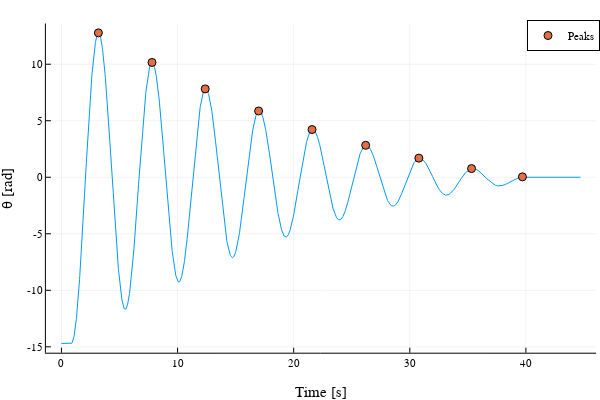

Source (notebook cell):
### Markdown cell above
### Gögn 2, Mæling á θ yfir tíma með málmskífu
Með hápunktum og y-ás hliðraður

### Code cell
data2 = CSV.read("data2.csv", DataFrame)

data2[!,2] = data2[!,2] .- data2[end,2]

plot(data2[!,1], data2[!,2], 
	xlabel = "Time [s]",
	ylabel = "θ [rad]",
	labels = :none)

peaks = findmaxima(data2[!,2])
peaks = peaks[1][peaks[2] .> -10]

scatter!(data2[peaks,1],data2[peaks,2],
		labels = "Peaks")

### Figure 1 — Plotly figure (JSON) as saved in the notebook; plotly's stock layout.template omitted (floating-point values rounded to 4 significant figures; data arrays with more than 128 entries replaced by an {"elided": "..."} marker saying what was removed)
{"data": [{"colorbar": {"title": ""}, "legendgroup": "", "line": {"color": "rgba(0, 154, 250, 1.000)", "dash": "solid", "shape": "linear", "width": 1}, "mode": "lines", "name": "", "showlegend": false, "type": "scatter", "x": {"elided": "2236 float values"}, "xaxis": "x", "y": {"elided": "2236 float values"}, "yaxis": "y", "zmax": null, "zmin": null}, {"colorbar": {"title": ""}, "legendgroup": "Peaks", "marker": {"color": "rgba(227, 111, 71, 1.000)", "line": {"color": "rgba(0, 0, 0, 1.000)", "width": 1}, "size": 8, "symbol": "circle"}, "mode": "markers", "name": "Peaks", "showlegend": true, "type": "scatter", "x": [3.18, 7.8, 12.38, 16.98, 21.58, 26.2, 30.78, 35.32, 39.7], "xaxis": "x", "y": [12.78, 10.16, 7.819, 5.864, 4.223, 2.827, 1.693, 0.768, 0.035], "yaxis": "y", "zmax": null, "zmin": null}], "layout": {"annotations": [], "height": 400, "legend": {"bgcolor": "rgba(255, 255, 255, 1.000)", "bordercolor": "rgba(0, 0, 0, 1.000)", "borderwidth": 1, "font": {"color": "rgba(0, 0, 0, 1.000)", "family": "sans-serif", "size": 11}, "title": {"font": {"color": "rgba(0, 0, 0, 1.000)", "family": "sans-serif", "size": 15}, "text": ""}, "tracegroupgap": 0, "traceorder": "normal", "x": 1, "xanchor": "auto", "y": 1, "yanchor": "auto"}, "margin": {"b": 20, "l": 0, "r": 0, "t": 20}, "paper_bgcolor": "rgba(255, 255, 255, 1.000)", "plot_bgcolor": "rgba(255, 255, 255, 1.000)", "showlegend": true, "width": 600, "xaxis": {"anchor": "y", "domain": [0.07647, 0.9934], "gridcolor": "rgba(0, 0, 0, 0.100)", "gridwidth": 0.5, "linecolor": "rgba(0, 0, 0, 1.000)", "mirror": false, "range": [-1.341, 46.04], "showgrid": true, "showline": true, "showticklabels": true, "tickangle": 0, "tickcolor": "rgb(0, 0, 0)", "tickfont": {"color": "rgba(0, 0, 0, 1.000)", "family": "sans-serif", "size": 11}, "tickmode": "array", "ticks": "inside", "ticktext": ["0", "10", "20", "30", "40"], "tickvals": [0, 10, 20, 30, 40], "title": "Time [s]", "titlefont": {"color": "rgba(0, 0, 0, 1.000)", "family": "sans-serif", "size": 15}, "type": "-", "visible": true, "zeroline": false, "zerolinecolor": "rgba(0, 0, 0, 1.000)"}, "yaxis": {"anchor": "x", "domain": [0.07581, 0.9902], "gridcolor": "rgba(0, 0, 0, 0.100)", "gridwidth": 0.5, "linecolor": "rgba(0, 0, 0, 1.000)", "mirror": false, "range": [-15.52, 13.6], "showgrid": true, "showline": true, "showticklabels": true, "tickangle": 0, "tickcolor": "rgb(0, 0, 0)", "tickfont": {"color": "rgba(0, 0, 0, 1.000)", "family": "sans-serif", "size": 11}, "tickmode": "array", "ticks": "inside", "ticktext": ["-15", "-10", "-5", "0", "5", "10"], "tickvals": [-15, -10, -5, 0, 5, 10], "title": "θ [rad]", "titlefont": {"color": "rgba(0, 0, 0, 1.000)", "family": "sans-serif", "size": 15}, "type": "-", "visible": true, "zeroline": false, "zerolinecolor": "rgba(0, 0, 0, 1.000)"}}}
